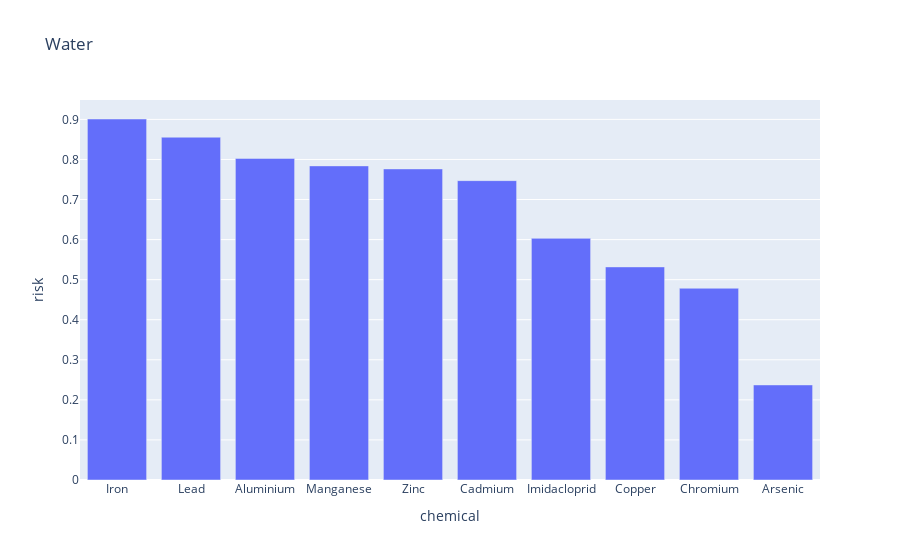
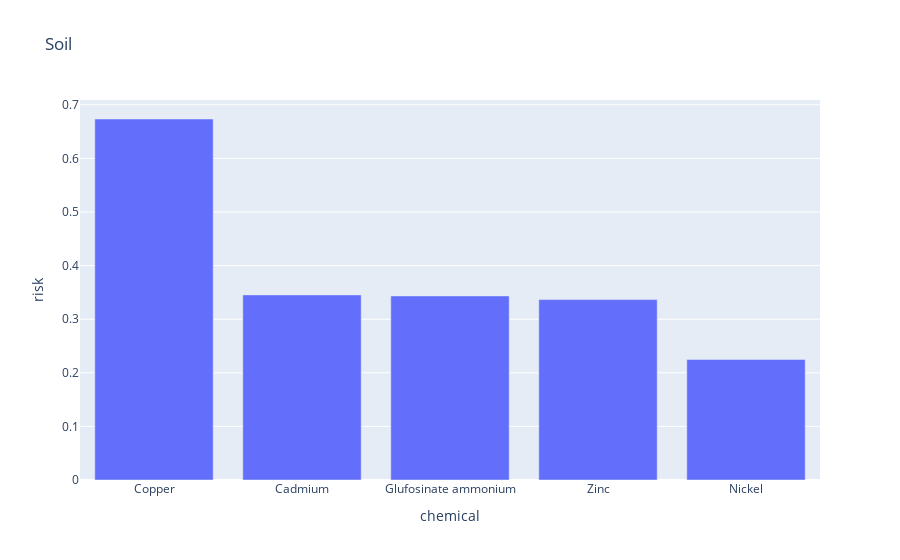

The cell these charts' notebook holds for them, in order:
### Markdown cell above
### Jensen-Shannon distance

The second method of assessing risk we used is the Jensen-Shannon distance. This gives a value to how far apart the MEC and PSSD distributions are. The JS distance increases the further apart two distributions are, so gives us an indication of risk even if the distributions don't overlap and Gottschalk method returns a risk of 0. However, **it is symmetric**, meaning that it doesn't care which side the MEC and PSSD distribution are of each other. Therefore, if the MEC distribution is at a higher concentration than the PSSD (i.e. Copper), the Gottschalk method will predict 100%, whilst the JS distance will get smaller the further to the right the MEC concentrations are.

### Code cell
df_wd = pd.DataFrame({})

# Loop through the compartments and chemicals
for comp, chemicals in species_by_chemical.items():
  # Empty dataframe to store risk values in
  df_wd_ = pd.DataFrame({'chemical': chemicals.keys(),
                         'js': np.empty(len(chemicals)),
                         'risk': np.empty(len(chemicals)),
                         'compartment': comp})
  # Loop over the chemicals
  for chem_name, species in chemicals.items():
    # Filter the dataframe just for this chemical
    df_ = df_values[(df_values['compartment'] == comp) & (df_values['chemical'] == chem_name)].reset_index()
    # The x space to generate the PDFs over
    x_grid = np.linspace(df_['conc'].min(), df_['conc'].max(), 1000)
    # Create a histogram to get a PDF for the MEC and PSSDs
    mec_pdf, _ = np.histogram(df_[df_['endpoint'] == 'MEC']['conc'], bins=x_grid)
    pssd_pdf, _ = np.histogram(df_[df_['endpoint'] == 'PSSD']['conc'], bins=x_grid)
    # Get the JS distance between MEC and PSSD datapoints
    js = scipy.spatial.distance.jensenshannon(mec_pdf, pssd_pdf)
    # Add to our dataframe
    df_wd_.loc[df_wd_['chemical'] == chem_name, 'js'] = js
    df_wd_.loc[df_wd_['chemical'] == chem_name, 'risk'] = 1 - js
    
  # Combine water and soil into one df  
  df_wd = pd.concat([df_wd, df_wd_])

# Sort by risk and plot
df_wd = df_wd.sort_values('risk', ascending=False)

fig = px.bar(df_wd[df_wd['compartment'] == 'water'], x='chemical', y='risk', title='Water')
fig.show()

fig = px.bar(df_wd[df_wd['compartment'] == 'soil'], x='chemical', y='risk', title='Soil')
fig.show()

### Figure 1 — Plotly figure (JSON) as saved in the notebook; plotly's stock layout.template omitted (floating-point values rounded to 4 significant figures)
{"data": [{"alignmentgroup": "True", "hovertemplate": "chemical=%{x}<br>risk=%{y}<extra></extra>", "legendgroup": "", "marker": {"color": "#636efa", "pattern": {"shape": ""}}, "name": "", "offsetgroup": "", "orientation": "v", "showlegend": false, "textposition": "auto", "type": "bar", "x": ["Iron", "Lead", "Aluminium", "Manganese", "Zinc", "Cadmium", "Imidacloprid", "Copper", "Chromium", "Arsenic"], "xaxis": "x", "y": [0.901, 0.8555, 0.8026, 0.784, 0.7764, 0.7472, 0.6031, 0.5319, 0.4786, 0.2373], "yaxis": "y"}], "layout": {"autosize": true, "barmode": "relative", "legend": {"tracegroupgap": 0}, "title": {"text": "Water"}, "xaxis": {"anchor": "y", "autorange": true, "domain": [0, 1], "range": [-0.5, 9.5], "title": {"text": "chemical"}, "type": "category"}, "yaxis": {"anchor": "x", "autorange": true, "domain": [0, 1], "range": [0, 0.9484], "title": {"text": "risk"}, "type": "linear"}}}

### Figure 2 — Plotly figure (JSON) as saved in the notebook; plotly's stock layout.template omitted (floating-point values rounded to 4 significant figures)
{"data": [{"alignmentgroup": "True", "hovertemplate": "chemical=%{x}<br>risk=%{y}<extra></extra>", "legendgroup": "", "marker": {"color": "#636efa", "pattern": {"shape": ""}}, "name": "", "offsetgroup": "", "orientation": "v", "showlegend": false, "textposition": "auto", "type": "bar", "x": ["Copper", "Cadmium", "Glufosinate ammonium", "Zinc", "Nickel"], "xaxis": "x", "y": [0.6735, 0.3453, 0.3434, 0.3366, 0.2248], "yaxis": "y"}], "layout": {"autosize": true, "barmode": "relative", "legend": {"tracegroupgap": 0}, "title": {"text": "Soil"}, "xaxis": {"anchor": "y", "autorange": true, "domain": [0, 1], "range": [-0.5, 4.5], "title": {"text": "chemical"}, "type": "category"}, "yaxis": {"anchor": "x", "autorange": true, "domain": [0, 1], "range": [0, 0.7089], "title": {"text": "risk"}, "type": "linear"}}}
